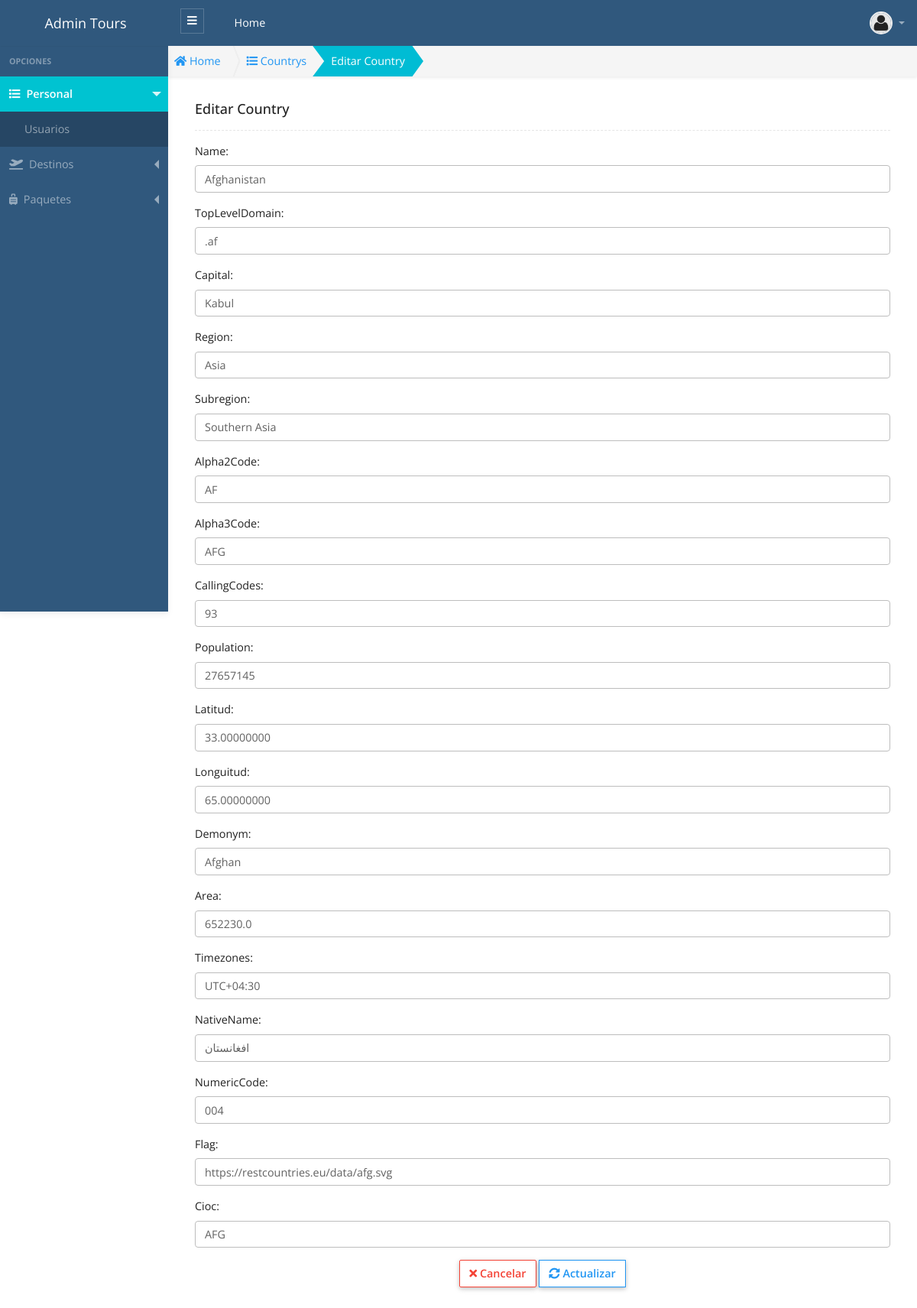
Page /public/admin/country/editar.php?id=1 (signed in) on the committed database.
### tables this page shows
CREATE TABLE `country` (
  `id` int(11) unsigned NOT NULL AUTO_INCREMENT,
  `name` varchar(255) NOT NULL,
  `topLevelDomain` varchar(10) NOT NULL DEFAULT '',
  `capital` varchar(50) DEFAULT '',
  `region` varchar(100) DEFAULT '',
  `subregion` varchar(255) DEFAULT '',
  `estado` tinyint(1) NOT NULL DEFAULT '1',
  `alpha2Code` varchar(2) DEFAULT NULL,
  `alpha3Code` varchar(3) DEFAULT NULL,
  `callingCodes` varchar(255) DEFAULT NULL,
  `population` varchar(255) DEFAULT NULL,
  `latitud` decimal(16,8) DEFAULT NULL,
  `longuitud` decimal(16,8) DEFAULT NULL,
  `demonym` varchar(255) DEFAULT NULL,
  `area` decimal(12,1) DEFAULT NULL,
  `timezones` varchar(50) DEFAULT NULL,
  `nativeName` varchar(255) DEFAULT NULL,
  `numericCode` varchar(255) DEFAULT NULL,
  `flag` varchar(255) DEFAULT NULL,
  `cioc` varchar(255) DEFAULT NULL,
  PRIMARY KEY (`id`)
);

### public/app/autoload.php (called while the page is built, shortened)
<?php
	function loadModelFiles($file_name){
		$fullpath = APP.'models'.DS. $file_name . '.php' ;
	}
	function loadBeanFiles($file_name){
		$fullpath = APP.'beans'.DS. $file_name . '.php' ;
	}
	function loadControllerFiles($file_name){
		$fullpath = APP.'controllers'.DS. $file_name . '.php' ;
	}
	function loadHelperFiles($file_name){
		$fullpath = APP.'helpers'.DS. $file_name . '.php' ;
	}
	function loadAuthFiles($file_name){
		$fullpath = APP.'auth'.DS. $file_name . '.php' ;
	}
	function loadDataBaseFiles($file_name){
		$fullpath = APP.'database'.DS. $file_name . '.php' ;
	}

### public/app/controllers/CountryController.php (called while the page is built, shortened)
<?php
 class CountryController
{
  public function find($id)
  {
    try
    {
      $country  = new Country();
      $bean_country = new BeanCountry();
      $bean_country->setId($id);
      $data = $country->find( $bean_country) ;
      return $data;
    }
    catch (Exception $e)
    {
      throw new Exception($e->getMessage());
    }
  }
}

### public/app/helpers/Validation.php (called while the page is built)
<?php
class Validation {
	static public function validate($cadena){
		$cadena = htmlspecialchars($cadena);
		$cadena = trim($cadena);
		$cadena = addslashes($cadena);
		$cadena = nl2br($cadena);
		return $cadena;
	}
}

### public/app/beans/BeanCountry.php (called while the page is built, shortened)
<?php
class BeanCountry{
  private $id;
  public function setId($id_)
  {
    $this->id = Validation::validate( $id_ );
  }
  public function getId()
  {
    return $this->id;
  }
}

### public/app/models/Country.php (called while the page is built, shortened)
<?php
class Country extends Connection {
  public function __construct($cnx  = null)
  {
    $this->conn = $cnx;
  }
  public function find($bean_country)
  {
    try{
      $id = $bean_country->getId();
      $this->query = "SELECT * FROM country WHERE id = '$id' LIMIT 1; ";
      $this->executeFind();
      $data = $this->rows ;
      return $data;
    }catch(exception $e){
      throw new Exception($e->getMessage());
    }
  }
}

### public/app/database/Connection.php (called while the page is built, shortened)
<?php
class Connection
{
    protected $db_host = 'localhost';
    protected $db_user = 'root';
    protected $db_pass = '';
    protected $db_name = 'cat_libro';
    protected $db_port = '3306';
    protected $db_driver = 'mysql';
    protected $query = '';
    protected $rows = array();
    protected $conn = null;
    private function openConnection()
    {
        $dns = $this->db_driver . ":host=" . $this->db_host . ";port=" . $this->db_port . ";dbname=" . $this->db_name;
        $this->conn = new PDO($dns, $this->db_user, $this->db_pass);
        $this->conn->setAttribute(PDO::ATTR_ERRMODE, PDO::ERRMODE_EXCEPTION);
        $this->conn->query("SET NAMES 'utf8'");
        return $this->conn;
    }
    protected function executeQuery()
    {
        $rows = array();
        if ($this->conn == null) {
            $this->openConnection();
        }
        $stm = $this->conn->prepare($this->query);
        $this->status = $stm->execute();
        if ($this->status) {
            $column_count = $stm->columnCount();
            if ($column_count > 0) {
                $rows = $stm->fetchAll(PDO::FETCH_OBJ);
            }
        }
        $this->rows = $rows;
    }
    protected function executeFind()
    {
        try {
            $this->executeQuery();
          if (count($this->rows) > 0) {
              $this->rows = array_shift($this->rows);
              return $this->rows;
          }
        } catch (exception $e) {
            throw new Exception($e->getMessage());
        }
    }
}

### public/admin/country/editar.php (the view, shortened to what this page needs)
<?php
  $id = !empty($_GET["id"]) ? $_GET["id"] : 0;
  require_once "../../app/autoload.php";
  $country_controller = new CountryController();
  $country = $country_controller->find($id);
  $title_page = "Country";
?>
<!DOCTYPE html>
<html lang="es">
<head>
  <?php
    require_once "../layout/head_links.phtml";
  ?>
</head>
<body>
  <?php require "../layout/header.phtml"; ?>
  <div class="app-wrap">
    <?php require_once "../layout/sidebar.phtml";?>
    <main role="main" class="main">
      <nav class="full-content" aria-label="breadcrumb">
        <ol class="breadcrumb breadcrumb-shape shadow-sm radius-0">
          <li class="breadcrumb-item">
            <a href="admin">
              <i class="fas fa-home"></i> Home
            </a>
          </li>
          <li class="breadcrumb-item">
            <a href="admin/country/country.php">
              <i class="fas fa-list"></i>
              <?php echo $title_page ;?>s
            </a>
          </li>
          <li class="breadcrumb-item active bg-info text-white" aria-current="page">
            Editar <?php echo $title_page; ?>
          </li>
        </ol>
      </nav>
      <div class="container py-2 py-md-3">
        <div class="row">
          <div class="col-12">
            <h5 class="page-header-title">Editar <?php echo $title_page; ?> </h5>
            <hr class="hr dashed">
          </div>
        </div>
        <div class="row">
          <div class="col-12">
            <form action="admin/country/update.php" method="POST" enctype="multipart/form-data">
              <div class="row">
              <div class="col-md-12">
                <div class="form-group">
                  <label for="name">Name: </label>
                  <input type="text" class="form-control" name="name" id="name" placeholder="Name" value="<?php echo $country->name; ?>">
                </div>
              </div>
              <div class="col-md-12">
                <div class="form-group">
                  <label for="topLevelDomain">TopLevelDomain: </label>
                  <input type="text" class="form-control" name="topLevelDomain" id="topLevelDomain" placeholder="TopLevelDomain" value="<?php echo $country->topLevelDomain; ?>">
                </div>
              </div>
              <div class="col-md-12">
                <div class="form-group">
                  <label for="capital">Capital: </label>
                  <input type="text" class="form-control" name="capital" id="capital" placeholder="Capital" value="<?php echo $country->capital; ?>">
                </div>
              </div>
              <div class="col-md-12">
                <div class="form-group">
                  <label for="region">Region: </label>
                  <input type="text" class="form-control" name="region" id="region" placeholder="Region" value="<?php echo $country->region; ?>">
                </div>
              </div>
              <div class="col-md-12">
                <div class="form-group">
                  <label for="subregion">Subregion: </label>
                  <input type="text" class="form-control" name="subregion" id="subregion" placeholder="Subregion" value="<?php echo $country->subregion; ?>">
                </div>
              </div>
              <div class="col-md-12">
                <div class="form-group">
                  <label for="alpha2Code">Alpha2Code: </label>
                  <input type="text" class="form-control" name="alpha2Code" id="alpha2Code" placeholder="Alpha2Code" value="<?php echo $country->alpha2Code; ?>">
                </div>
              </div>
              <div class="col-md-12">
                <div class="form-group">
                  <label for="alpha3Code">Alpha3Code: </label>
                  <input type="text" class="form-control" name="alpha3Code" id="alpha3Code" placeholder="Alpha3Code" value="<?php echo $country->alpha3Code; ?>">
                </div>
              </div>
              <div class="col-md-12">
                <div class="form-group">
                  <label for="callingCodes">CallingCodes: </label>
                  <input type="text" class="form-control" name="callingCodes" id="callingCodes" placeholder="CallingCodes" value="<?php echo $country->callingCodes; ?>">
                </div>
              </div>
              <div class="col-md-12">
                <div class="form-group">
                  <label for="population">Population: </label>
                  <input type="text" class="form-control" name="population" id="population" placeholder="Population" value="<?php echo $country->population; ?>">
                </div>
              </div>
              <div class="col-md-12">
                <div class="form-group">
                  <label for="latitud">Latitud: </label>
                  <input type="text" class="form-control" name="latitud" id="latitud" placeholder="Latitud" value="<?php echo $country->latitud; ?>">
                </div>
              </div>
              <div class="col-md-12">
                <div class="form-group">
                  <label for="longuitud">Longuitud: </label>
                  <input type="text" class="form-control" name="longuitud" id="longuitud" placeholder="Longuitud" value="<?php echo $country->longuitud; ?>">
                </div>
              </div>
              <div class="col-md-12">
                <div class="form-group">
                  <label for="demonym">Demonym: </label>
                  <input type="text" class="form-control" name="demonym" id="demonym" placeholder="Demonym" value="<?php echo $country->demonym; ?>">
                </div>
              </div>
              <div class="col-md-12">
                <div class="form-group">
                  <label for="area">Area: </label>
                  <input type="text" class="form-control" name="area" id="area" placeholder="Area" value="<?php echo $country->area; ?>">
                </div>
              </div>
              <div class="col-md-12">
                <div class="form-group">
                  <label for="timezones">Timezones: </label>
                  <input type="text" class="form-control" name="timezones" id="timezones" placeholder="Timezones" value="<?php echo $country->timezones; ?>">
                </div>
              </div>
              <div class="col-md-12">
                <div class="form-group">
                  <label for="nativeName">NativeName: </label>
                  <input type="text" class="form-control" name="nativeName" id="nativeName" placeholder="NativeName" value="<?php echo $country->nativeName; ?>">
                </div>
              </div>
              <div class="col-md-12">
                <div class="form-group">
                  <label for="numericCode">NumericCode: </label>
                  <input type="text" class="form-control" name="numericCode" id="numericCode" placeholder="NumericCode" value="<?php echo $country->numericCode; ?>">
                </div>
              </div>
              <div class="col-md-12">
                <div class="form-group">
                  <label for="flag">Flag: </label>
                  <input type="text" class="form-control" name="flag" id="flag" placeholder="Flag" value="<?php echo $country->flag; ?>">
                </div>
              </div>
              <div class="col-md-12">
                <div class="form-group">
                  <label for="cioc">Cioc: </label>
                  <input type="text" class="form-control" name="cioc" id="cioc" placeholder="Cioc" value="<?php echo $country->cioc; ?>">
                </div>
              </div>
              </div>
              <div class="w-100 text-center">
                <a href="admin/country/country.php" class="btn btn-outline-danger"> <i class="fas fa-times"></i> Cancelar</a>
                <button type="submit" class="btn btn-outline-primary rounded-0  "> <i class="fas fa-sync-alt"></i> Actualizar</button>
              </div>
            </form>
          </div>
        </div>
      </div>
    </main>
  </div>
</body>
</html>

### public/admin/layout/head_links.phtml (shortened to what this page needs)
<?php
extract($setvar);
$path = !empty($path) ? $path : 'admin/';
?>
<link rel="stylesheet" href="https://use.fontawesome.com/releases/v5.6.3/css/all.css">
<link rel="stylesheet" href="<?php echo $path;?>css/app.admin.css">

### public/admin/layout/header.phtml (shortened to what this page needs)
<header>
  <nav data-navbar="fixed-top" class="navbar navbar-theme navbar-sidebar navbar-expand-md navbar-dark bg-dark">
    <a class="navbar-brand" href="#">
      Admin Tours
    </a>
    <div class="collapse navbar-collapse" id="navbarSupportedContent">
      <ul class="navbar-nav mr-auto">
        <li class="nav-item d-none d-md-block">
          <a class="toggler-icon-siderbar nav-link" data-sidebar="toggle">
            <i class="fas fa-bars"></i>
          </a>
        </li>
        <li class="nav-item active">
          <a class="nav-link" href="#">Home <span class="sr-only">(current)</span></a>
        </li>
      </ul>
      <ul class="navbar-nav ml-auto">
        <li class="nav-item dropdown dropdown-user">
          <a class="nav-link dropdown-toggle" href="#" id="navbarDropdown" role="button" data-toggle="dropdown"
            aria-haspopup="true" aria-expanded="false">
            <span class="px-2"><?php echo $_SESSION['USER']->nombre . " " . $_SESSION['USER']->apellidos ?> </span>
            <span>
              <img class="img-avatar " src="./img/avatar.png" alt="User">
            </span>
          </a>
        </li>
      </ul>
    </div>
  </nav>
</header>

### public/admin/layout/sidebar.phtml (shortened to what this page needs)
<?php
$sidebar = !empty($sidebar) ? $sidebar : [];
extract($sidebar);
$sidebar_active = !empty($sidebar_active) ? $sidebar_active : [0, 0];
?>
<nav class="sidebar sidebar-dark scroll-item" data-sidebar="menu" data-menu-toggle="only">
  <span class="heading">Opciones</span>
  <ul class="sidenav">
    <li>
      <a class="menu <?php if ($sidebar_active[0] == 1) {echo 'active';}?>" href="#" role="button">
        <i class="fa fa-list"></i> Personal
      </a>
      <ul class="menu-items">
        <li>
          <a class="<?php if ($sidebar_active[0] == 1 && $sidebar_active[1] == 1) {echo 'active';}?>" href="admin/user/user.php">
            <i class="icofont icofont-curved-right"></i> Usuarios
          </a>
        </li>
      </ul>
    </li>
    <li>
      <a class="menu <?php if ($sidebar_active[0] == 2) {echo 'active';}?>" href="#" role="button">
        <i class="fas fa-plane-departure"></i>
          Destinos
      </a>
    </li>
    <li>
      <a class="menu <?php if ($sidebar_active[0] == 3) {echo 'active';}?>" href="#" role="button">
        <i class="fas fa-suitcase-rolling"></i>
        Paquetes
      </a>
    </li>
  </ul>
</nav>

### rows in the picture
country: name "Afghanistan", topLevelDomain ".af", capital "Kabul", region "Asia", subregion "Southern Asia", alpha2Code "AF", alpha3Code "AFG", callingCodes "93", population "27657145", latitud "33.00000000", longuitud "65.00000000", demonym "Afghan", area "652230.0", timezones "UTC+04:30", nativeName "افغانستان", numericCode "004", flag "https://restcountries.eu/data/afg.svg", cioc "AFG"

### other values in the picture
$title_page "Country"
